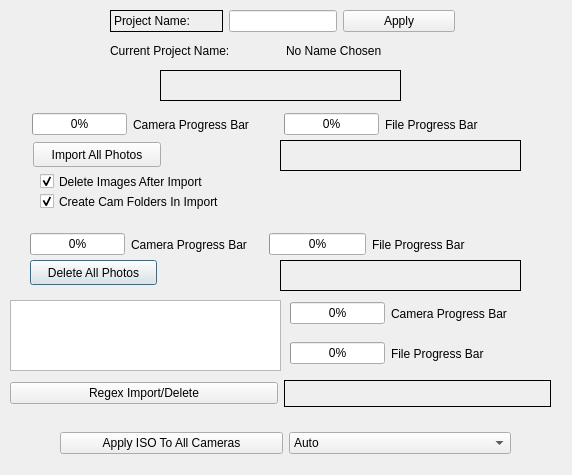
<?xml version="1.0" encoding="UTF-8"?>
<ui version="4.0">
 <class>Dialog</class>
 <widget class="QDialog" name="Dialog">
  <property name="geometry">
   <rect>
    <x>0</x>
    <y>0</y>
    <width>572</width>
    <height>475</height>
   </rect>
  </property>
  <property name="windowTitle">
   <string>Dialog</string>
  </property>
  <widget class="QPushButton" name="deleteButton">
   <property name="geometry">
    <rect>
     <x>30</x>
     <y>260</y>
     <width>127</width>
     <height>25</height>
    </rect>
   </property>
   <property name="text">
    <string>Delete All Photos</string>
   </property>
  </widget>
  <widget class="QLabel" name="projectErrorLabel">
   <property name="geometry">
    <rect>
     <x>160</x>
     <y>70</y>
     <width>241</width>
     <height>31</height>
    </rect>
   </property>
   <property name="frameShape">
    <enum>QFrame::Panel</enum>
   </property>
   <property name="text">
    <string/>
   </property>
  </widget>
  <widget class="QLabel" name="importPhotosLabel">
   <property name="geometry">
    <rect>
     <x>280</x>
     <y>140</y>
     <width>241</width>
     <height>31</height>
    </rect>
   </property>
   <property name="frameShape">
    <enum>QFrame::Panel</enum>
   </property>
   <property name="text">
    <string/>
   </property>
  </widget>
  <widget class="QLabel" name="deletePhotosLabel">
   <property name="geometry">
    <rect>
     <x>280</x>
     <y>260</y>
     <width>241</width>
     <height>31</height>
    </rect>
   </property>
   <property name="frameShape">
    <enum>QFrame::Panel</enum>
   </property>
   <property name="text">
    <string/>
   </property>
  </widget>
  <widget class="QWidget" name="layoutWidget">
   <property name="geometry">
    <rect>
     <x>110</x>
     <y>10</y>
     <width>345</width>
     <height>54</height>
    </rect>
   </property>
   <layout class="QVBoxLayout" name="verticalLayout">
    <item>
     <layout class="QHBoxLayout" name="horizontalLayout_4">
      <item>
       <widget class="QLabel" name="label">
        <property name="frameShape">
         <enum>QFrame::Box</enum>
        </property>
        <property name="text">
         <string>Project Name:</string>
        </property>
        <property name="alignment">
         <set>Qt::AlignLeading|Qt::AlignLeft|Qt::AlignVCenter</set>
        </property>
        <property name="wordWrap">
         <bool>false</bool>
        </property>
       </widget>
      </item>
      <item>
       <widget class="QLineEdit" name="nameEdit">
        <property name="sizePolicy">
         <sizepolicy hsizetype="Fixed" vsizetype="Fixed">
          <horstretch>0</horstretch>
          <verstretch>0</verstretch>
         </sizepolicy>
        </property>
        <property name="text">
         <string/>
        </property>
       </widget>
      </item>
      <item>
       <widget class="QPushButton" name="changeName">
        <property name="text">
         <string>Apply</string>
        </property>
       </widget>
      </item>
     </layout>
    </item>
    <item>
     <layout class="QHBoxLayout" name="horizontalLayout">
      <item>
       <widget class="QLabel" name="label_2">
        <property name="text">
         <string>Current Project Name:</string>
        </property>
       </widget>
      </item>
      <item>
       <widget class="QLabel" name="currentNameLabel">
        <property name="text">
         <string>No Name Chosen</string>
        </property>
       </widget>
      </item>
     </layout>
    </item>
   </layout>
  </widget>
  <widget class="QWidget" name="layoutWidget">
   <property name="geometry">
    <rect>
     <x>30</x>
     <y>110</y>
     <width>472</width>
     <height>29</height>
    </rect>
   </property>
   <property name="maximumSize">
    <size>
     <width>472</width>
     <height>16777215</height>
    </size>
   </property>
   <layout class="QHBoxLayout" name="horizontalLayout_8">
    <item>
     <layout class="QHBoxLayout" name="horizontalLayout_3">
      <item>
       <widget class="QProgressBar" name="cameraProgressBarImport">
        <property name="maximumSize">
         <size>
          <width>95</width>
          <height>16777215</height>
         </size>
        </property>
        <property name="value">
         <number>0</number>
        </property>
        <property name="invertedAppearance">
         <bool>false</bool>
        </property>
       </widget>
      </item>
      <item>
       <widget class="QLabel" name="label_3">
        <property name="maximumSize">
         <size>
          <width>143</width>
          <height>16777215</height>
         </size>
        </property>
        <property name="text">
         <string>Camera Progress Bar</string>
        </property>
       </widget>
      </item>
     </layout>
    </item>
    <item>
     <layout class="QHBoxLayout" name="horizontalLayout_2">
      <item>
       <widget class="QProgressBar" name="fileProgressBarImport">
        <property name="maximumSize">
         <size>
          <width>95</width>
          <height>16777215</height>
         </size>
        </property>
        <property name="value">
         <number>0</number>
        </property>
        <property name="invertedAppearance">
         <bool>false</bool>
        </property>
       </widget>
      </item>
      <item>
       <widget class="QLabel" name="label_4">
        <property name="maximumSize">
         <size>
          <width>115</width>
          <height>16777215</height>
         </size>
        </property>
        <property name="text">
         <string>File Progress Bar</string>
        </property>
       </widget>
      </item>
     </layout>
    </item>
   </layout>
  </widget>
  <widget class="QWidget" name="layoutWidget">
   <property name="geometry">
    <rect>
     <x>30</x>
     <y>230</y>
     <width>471</width>
     <height>29</height>
    </rect>
   </property>
   <layout class="QHBoxLayout" name="horizontalLayout_9">
    <item>
     <layout class="QHBoxLayout" name="horizontalLayout_7">
      <item>
       <widget class="QProgressBar" name="cameraProgressBarDelete">
        <property name="maximumSize">
         <size>
          <width>95</width>
          <height>16777215</height>
         </size>
        </property>
        <property name="value">
         <number>0</number>
        </property>
        <property name="invertedAppearance">
         <bool>false</bool>
        </property>
       </widget>
      </item>
      <item>
       <widget class="QLabel" name="label_5">
        <property name="text">
         <string>Camera Progress Bar</string>
        </property>
       </widget>
      </item>
     </layout>
    </item>
    <item>
     <layout class="QHBoxLayout" name="horizontalLayout_6">
      <item>
       <widget class="QProgressBar" name="fileProgressBarDelete">
        <property name="maximumSize">
         <size>
          <width>97</width>
          <height>16777215</height>
         </size>
        </property>
        <property name="value">
         <number>0</number>
        </property>
        <property name="invertedAppearance">
         <bool>false</bool>
        </property>
       </widget>
      </item>
      <item>
       <widget class="QLabel" name="label_6">
        <property name="text">
         <string>File Progress Bar</string>
        </property>
       </widget>
      </item>
     </layout>
    </item>
   </layout>
  </widget>
  <widget class="QCheckBox" name="createCamFolderCheckbox">
   <property name="geometry">
    <rect>
     <x>40</x>
     <y>190</y>
     <width>231</width>
     <height>23</height>
    </rect>
   </property>
   <property name="autoFillBackground">
    <bool>true</bool>
   </property>
   <property name="text">
    <string>Create Cam Folders In Import</string>
   </property>
   <property name="checked">
    <bool>true</bool>
   </property>
  </widget>
  <widget class="QPushButton" name="importButton">
   <property name="geometry">
    <rect>
     <x>33</x>
     <y>142</y>
     <width>128</width>
     <height>25</height>
    </rect>
   </property>
   <property name="text">
    <string>Import All Photos</string>
   </property>
  </widget>
  <widget class="QCheckBox" name="deleteImagesCheckbox">
   <property name="geometry">
    <rect>
     <x>40</x>
     <y>170</y>
     <width>212</width>
     <height>23</height>
    </rect>
   </property>
   <property name="autoFillBackground">
    <bool>true</bool>
   </property>
   <property name="text">
    <string>Delete Images After Import</string>
   </property>
   <property name="checked">
    <bool>true</bool>
   </property>
  </widget>
  <widget class="QTextEdit" name="regexEdit">
   <property name="geometry">
    <rect>
     <x>10</x>
     <y>300</y>
     <width>271</width>
     <height>71</height>
    </rect>
   </property>
  </widget>
  <widget class="QWidget" name="">
   <property name="geometry">
    <rect>
     <x>290</x>
     <y>300</y>
     <width>246</width>
     <height>27</height>
    </rect>
   </property>
   <layout class="QHBoxLayout" name="horizontalLayout_5">
    <item>
     <widget class="QProgressBar" name="cameraProgressBarRegex">
      <property name="maximumSize">
       <size>
        <width>95</width>
        <height>16777215</height>
       </size>
      </property>
      <property name="value">
       <number>0</number>
      </property>
      <property name="invertedAppearance">
       <bool>false</bool>
      </property>
     </widget>
    </item>
    <item>
     <widget class="QLabel" name="label_7">
      <property name="maximumSize">
       <size>
        <width>143</width>
        <height>16777215</height>
       </size>
      </property>
      <property name="text">
       <string>Camera Progress Bar</string>
      </property>
     </widget>
    </item>
   </layout>
  </widget>
  <widget class="QWidget" name="">
   <property name="geometry">
    <rect>
     <x>290</x>
     <y>340</y>
     <width>218</width>
     <height>27</height>
    </rect>
   </property>
   <layout class="QHBoxLayout" name="horizontalLayout_10">
    <item>
     <widget class="QProgressBar" name="fileProgressBarRegex">
      <property name="maximumSize">
       <size>
        <width>95</width>
        <height>16777215</height>
       </size>
      </property>
      <property name="value">
       <number>0</number>
      </property>
      <property name="invertedAppearance">
       <bool>false</bool>
      </property>
     </widget>
    </item>
    <item>
     <widget class="QLabel" name="label_8">
      <property name="maximumSize">
       <size>
        <width>115</width>
        <height>16777215</height>
       </size>
      </property>
      <property name="text">
       <string>File Progress Bar</string>
      </property>
     </widget>
    </item>
   </layout>
  </widget>
  <widget class="QWidget" name="">
   <property name="geometry">
    <rect>
     <x>10</x>
     <y>380</y>
     <width>541</width>
     <height>27</height>
    </rect>
   </property>
   <layout class="QHBoxLayout" name="horizontalLayout_11">
    <item>
     <widget class="QPushButton" name="regexButton">
      <property name="text">
       <string>Regex Import/Delete</string>
      </property>
     </widget>
    </item>
    <item>
     <widget class="QLabel" name="projectRegexErrorLabel">
      <property name="frameShape">
       <enum>QFrame::Panel</enum>
      </property>
      <property name="text">
       <string/>
      </property>
     </widget>
    </item>
   </layout>
  </widget>
  <widget class="QWidget" name="">
   <property name="geometry">
    <rect>
     <x>60</x>
     <y>430</y>
     <width>451</width>
     <height>27</height>
    </rect>
   </property>
   <layout class="QHBoxLayout" name="horizontalLayout_12">
    <item>
     <widget class="QPushButton" name="isoButton">
      <property name="text">
       <string>Apply ISO To All Cameras</string>
      </property>
     </widget>
    </item>
    <item>
     <widget class="QComboBox" name="comboBox">
      <property name="editable">
       <bool>false</bool>
      </property>
      <property name="minimumContentsLength">
       <number>9</number>
      </property>
      <item>
       <property name="text">
        <string>Auto</string>
       </property>
      </item>
      <item>
       <property name="text">
        <string>100</string>
       </property>
      </item>
      <item>
       <property name="text">
        <string>200</string>
       </property>
      </item>
      <item>
       <property name="text">
        <string>400</string>
       </property>
      </item>
      <item>
       <property name="text">
        <string>800</string>
       </property>
      </item>
      <item>
       <property name="text">
        <string>1600</string>
       </property>
      </item>
      <item>
       <property name="text">
        <string>3200</string>
       </property>
      </item>
      <item>
       <property name="text">
        <string>6400</string>
       </property>
      </item>
      <item>
       <property name="text">
        <string>12800</string>
       </property>
      </item>
     </widget>
    </item>
   </layout>
  </widget>
 </widget>
 <resources/>
 <connections/>
</ui>
